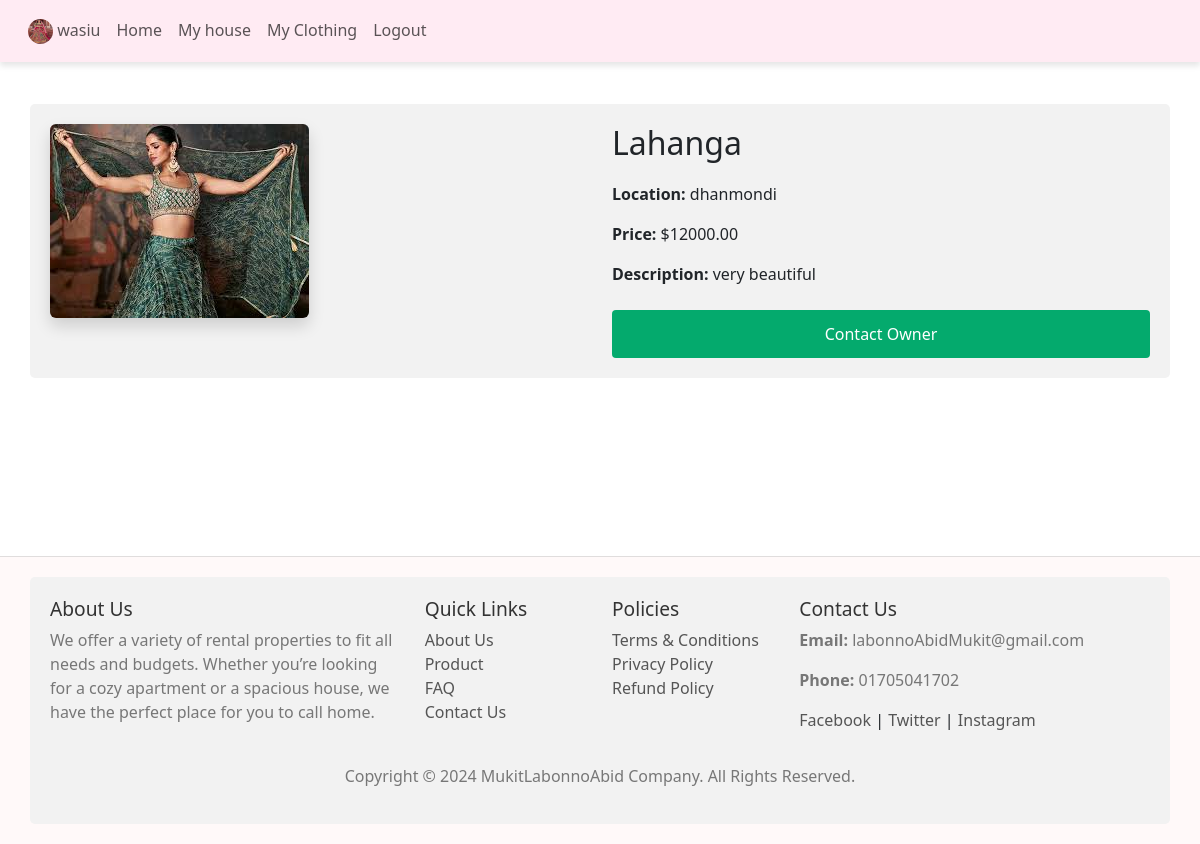
Page /clothing/1/ (signed in) on the committed database.
### accounts/models.py (models this page shows)
class User(AbstractUser):
    USER_TYPE_CHOICES = (
        ('renter', 'Renter'),
        ('owner', 'House Owner'),
    )
    user_type = models.CharField(max_length=10, choices=USER_TYPE_CHOICES)
    profile_picture = models.ImageField(upload_to='profile_pics/', default='profile_pics/default.jpg')

### clothing/models.py (models this page shows, shortened)
class Clothing(models.Model):
    owner = models.ForeignKey(User, on_delete=models.CASCADE, related_name='Clothing')
    title = models.CharField(max_length=100)
    description = models.TextField()
    area = models.CharField(max_length=50)
    address = models.CharField(max_length=200)
    price = models.DecimalField(max_digits=10, decimal_places=2)
    image = models.ImageField(upload_to='clothing_images/')

### clothing/views.py (the view)
# urls.py: path('clothing/<int:pk>/', views.clothing_detail, name='clothing_detail'),
def clothing_detail(request, pk):
    clothing = get_object_or_404(Clothing, pk=pk)
    is_owner = clothing.owner == request.user  # Assuming the Clothing model has an 'owner' field
    context = {
        'clothing': clothing,
        'is_owner': is_owner,
    }
    return render(request, 'clothing/clothing_detail.html', context)

### template/clothing/clothing_detail.html (shortened to what this page needs)
{% extends 'base.html' %}
{% load static %}
{% block content %}
<div class="content-wrapper pb-5 mt-5">
    <div class="container">
        <div class="row">
            <div class="col-md-6">
                {% if clothing.image %}
                <img src="{{ clothing.image.url }}" alt="{{ clothing.title }}" class="img-fluid rounded shadow">
                {% else %}
                <img src="{% static 'Images/default-house.jpg' %}" alt="Default House" class="img-fluid rounded shadow">
                {% endif %}
            </div>
            <div class="col-md-6">
                <h2>{{ clothing.title }}</h2>
                <p><strong>Location:</strong> {{ clothing.area }}</p>
                <p><strong>Price:</strong> ${{ clothing.price }}</p>
                <p><strong>Description:</strong> {{ clothing.description }}</p>
                <div class="mt-4">
                    {% if is_owner %}
                    <a href="{% url 'clothing_edit' clothing.pk %}" class="btn btn-warning">Edit</a>
                    <a href="{% url 'clothing_delete' clothing.pk %}" class="btn btn-danger">Delete</a>
                    {% else %}
                    <a href="#" class="btn btn-primary">Contact Owner</a>
                    {% endif %}
                </div>
            </div>
        </div>
    </div>
</div>
{% endblock %}

### template/includes/header.html (shortened to what this page needs)
<header>
	<nav class="navbar navbar-expand-lg bg-custom p-3 m-4">
	      <div class="collapse navbar-collapse" id="navbarNav">
	        <div class="d-flex justify-content-between">
	        	<div style="padding-left:20px;">
	        		<ul class="navbar-nav">
                   {% if user.is_authenticated %}
                        <li class="nav-item">
                            <a class="nav-link" href="{% url 'my_profile' %}">
                                <img class="nav-avatar" src="{{ user.profile_picture.url }}" alt="Profile Picture" style="width: 40px; height: 40px; border-radius: 50%;">
                                 <span class="navbar-text">{{ user.username }}</span>
                            </a>
                        </li>
                       <li class="nav-item">
			              <a  class="nav-link" href="{% url 'home' %}">Home</a>
			          </li>
                       <li class="nav-item">
                        <a  class="nav-link"  href="{% url 'house_list' %}">My house</a>
			          </li>
                        <li class="nav-item">
                         <a class="nav-link" href="{% url 'clothing_list' %}">My Clothing</a>
			          </li>
			          <li class="nav-item">
			            <a class="nav-link" href="{% url 'logout' %}">Logout</a>
			          </li>
                         {% endif %}
	        		</ul>
	        	</div>
	        </div>
	      </div>
	</nav>
</header>

### static/style.css (style rules this page uses)
.bg-custom { --bs-bg-opacity: 1; background-color: rgb(214 220 227) !important; }
.nav-avatar { height: 25px !important; width: 25px !important; background-size: cover; background-repeat: no-repeat; background-position: center; border-radius: 50%; }
#navbarNav { position: fixed; top: 0; left: 0; width: 100%; background-color: #ffebf3; padding: 10px 0; text-align: center; box-shadow: 0px 4px 6px rgba(0, 0, 0, 0.1); z-index: 1000; }
.content-wrapper { margin-bottom: 130px; }
a:link, a:visited { cursor: auto; }
.btn { display: block; width: 100%; padding: 10px; background-color: #007bff; color: #fff; border: none; border-radius: 5px; font-size: 1rem; cursor: pointer; margin-top: 15px; }
.container { border-radius: 5px; background-color: #f2f2f2; padding: 20px; }
h2 { margin-bottom: 20px; }
input[type=submit], .btn-primary { background-color: #04AA6D; color: white; padding: 12px 20px; border: none; border-radius: 4px; cursor: pointer; }

### rows in the picture
User: profile_picture (picture), username "wasiu"
Clothing: image (picture), title "Lahanga", area "dhanmondi", price "12000.00", description "very beautiful"
